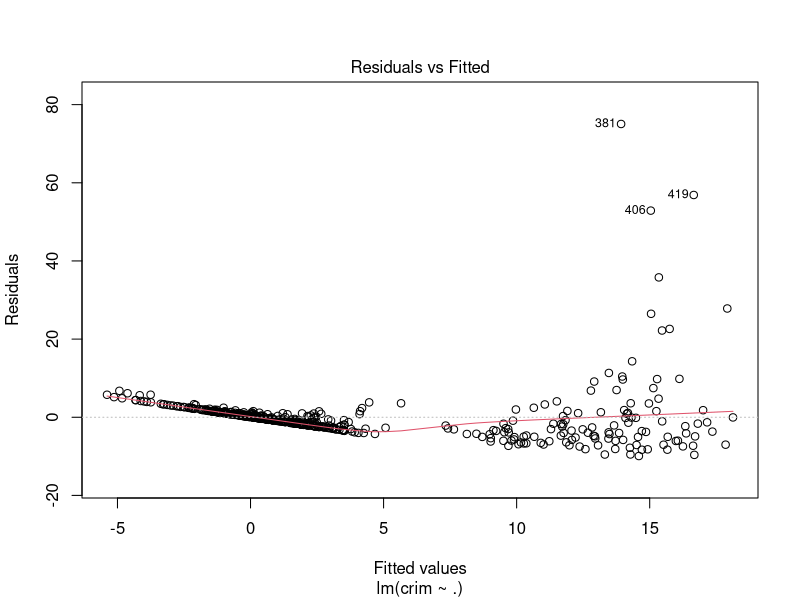
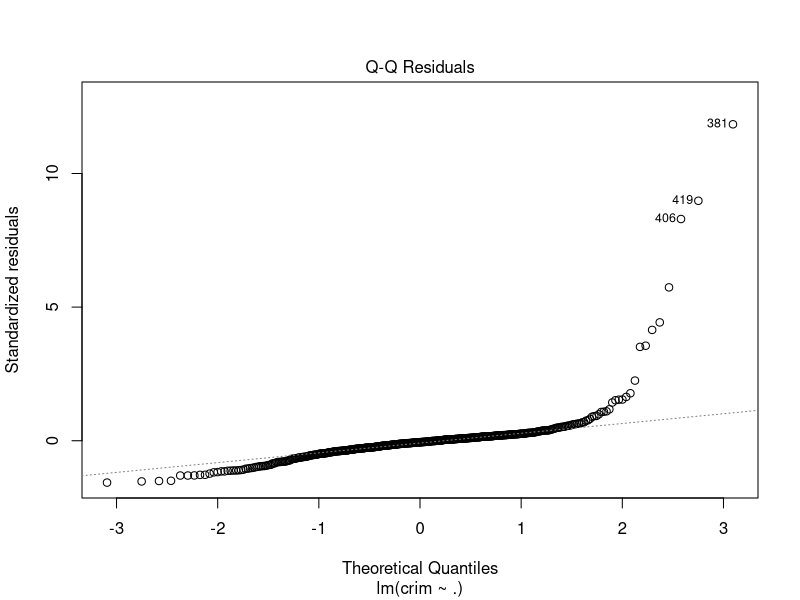
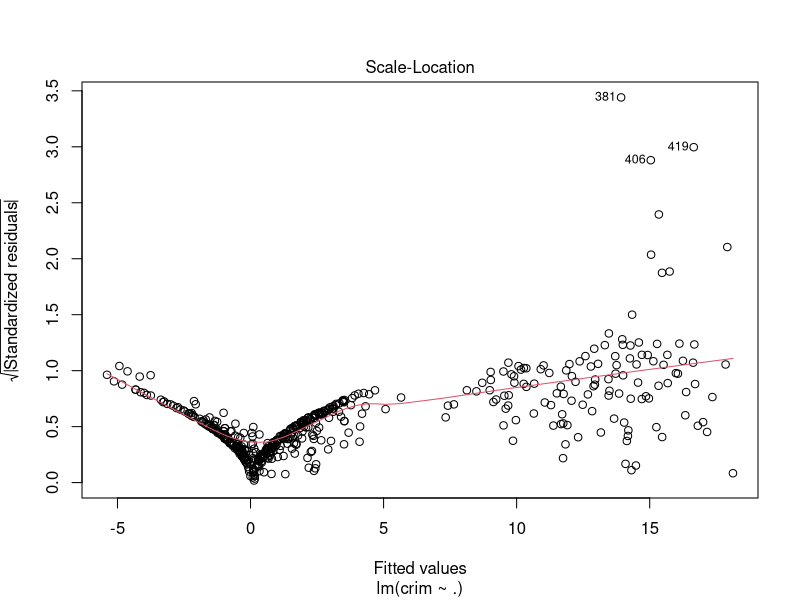
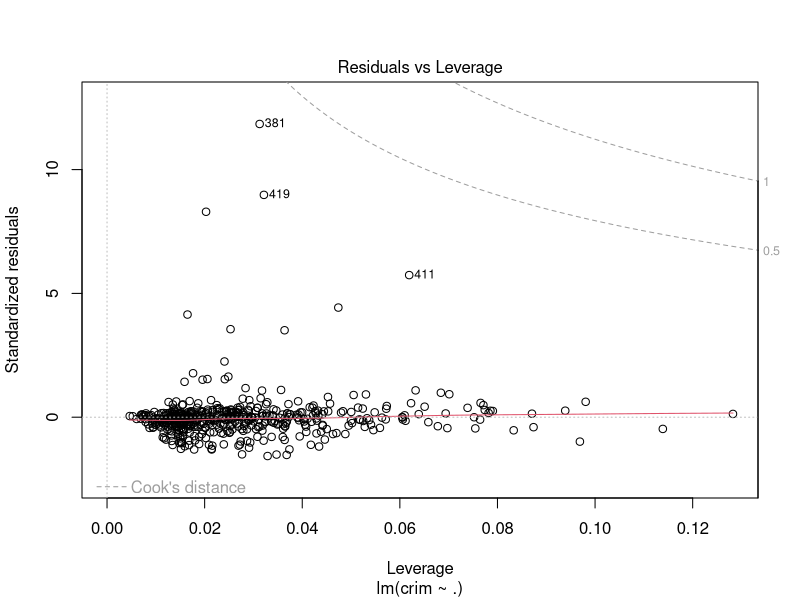
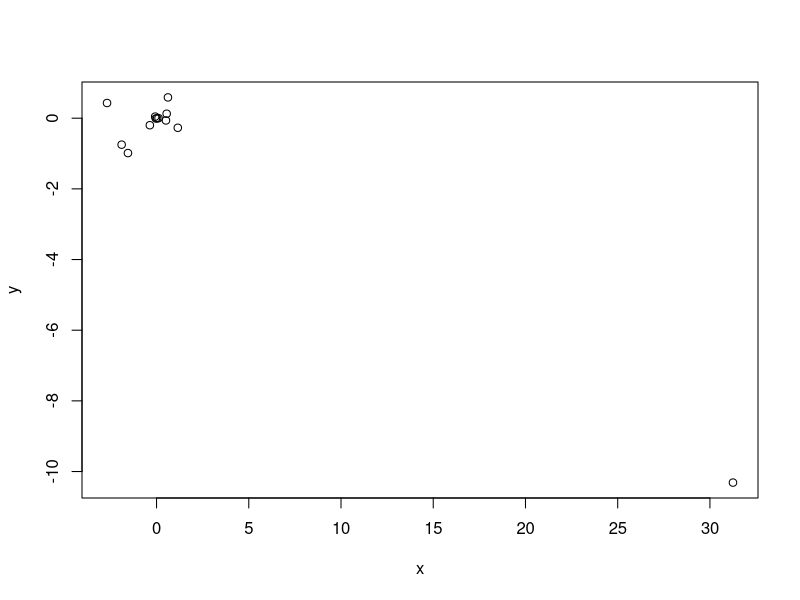

Write the R code that produced these figures, in order.
library (MASS)

summary(Boston)

attach(Boston)

#--------------------------------------------------Part (a)----------------------------------------------------------------------------#

#statistical significance is denoted by the p-value. P value disproves the null hypothesis, that means for a p value higher than 0.05, 
#it indicates that the variable does not have statistical significance

lm.zn = lm(crim~zn)
summary(lm.zn) # statistically significant
lm.indus = lm(crim~indus)
summary(lm.indus) # statistically significant
lm.chas = lm(crim~chas) 
summary(lm.chas) # Very high p-value,0.2, which is greater than 0.05. 
lm.nox = lm(crim~nox)
summary(lm.nox) # statistically significant
lm.rm = lm(crim~rm)
summary(lm.rm) # statistically significant
lm.age = lm(crim~age)
summary(lm.age) # statistically significant
lm.dis = lm(crim~dis)
summary(lm.dis) # statistically significant
lm.rad = lm(crim~rad)
summary(lm.rad) # statistically significant
lm.tax = lm(crim~tax)
summary(lm.tax) # statistically significant
lm.ptratio = lm(crim~ptratio)
summary(lm.ptratio) # statistically significant
lm.black = lm(crim~black)
summary(lm.black) # statistically significant
lm.lstat = lm(crim~lstat)
summary(lm.lstat) # statistically significant
lm.medv = lm(crim~medv)
summary(lm.medv) # statistically significant

#plot(lm.chas)
#plot(lm.zn)
#plot(lm.nox)
#plot(lm.rm)
#plot(lm.dis)
#plot(lm.rad)
#plot(lm.tax)
#plot(lm.ptratio)
#plot(lm.lstat)
#plot(lm.medv)

#--------------------------------------------------Part (b)----------------------------------------------------------------------------#

lm.multi= lm(crim~., data=Boston)
summary(lm.multi)
plot(lm.multi)

#zn, dis, rad, black and medv have Pr(>|t|) values less than 0.05, hence we can reject null hypothesis for these predictors

#--------------------------------------------------Part (c)----------------------------------------------------------------------------#
#how do your results from a compare to b? One is uni variate regression and the other is Multivariate regression. 
x = c(coefficients(lm.zn)[2],
      coefficients(lm.indus)[2],
      coefficients(lm.chas)[2],
      coefficients(lm.nox)[2],
      coefficients(lm.rm)[2],
      coefficients(lm.age)[2],
      coefficients(lm.dis)[2],
      coefficients(lm.rad)[2],
      coefficients(lm.tax)[2],
      coefficients(lm.ptratio)[2],
      coefficients(lm.black)[2],
      coefficients(lm.lstat)[2],
      coefficients(lm.medv)[2])
y = coefficients(lm.multi)[2:14]
plot(x, y)

#the coefficient estimate of nox is -10 in multivariate regression and 31 in uni variate regression. If we remove nox from set of variables in multivariate analysis, the effect of other variables would be the same for their respective univariate regressions. 


#--------------------------------------------------Part (d)----------------------------------------------------------------------------#


lm.zn2 = lm(crim~poly(zn,3))
summary(lm.zn2) 
#Pr(>|t|) value of  coeff of cubic variable is greater than 0.05, therefore this is not statistically significant ,hence no non-linear effect

lm.indus2 = lm(crim~poly(indus,3))
summary(lm.indus2)
#all Pr(>|t|) value of all coefficients is below 0.05, this indicates adequacy of cubic fit,therefore non-linear relationship is observed


#lm.chas2 = lm(crim~poly(chas,3))
#summary(lm.chas2)
#lm of chas gives error because this is a qualitative predictor, as it only has 2 values 0 and 1. The error states the degree must be less than number of unique points

lm.nox2 = lm(crim~poly(nox,3))
summary(lm.nox2)
#all Pr(>|t|) value of all coefficients is below 0.05, this indicates adequacy of cubic fit,therefore non-linear relationship is observed



lm.rm2 = lm(crim~poly(rm,3))
summary(lm.rm2)
#Pr(>|t|) value of  coeff of cubic variable is greater than 0.05, therefore this is not statistically significant,hence no non-linear effect


lm.age2 = lm(crim~poly(age,3))
summary(lm.age2)
#all Pr(>|t|) value of all coefficients is below 0.05, this indicates adequacy of cubic fit,therefore non-linear relationship is observed


lm.dis2 = lm(crim~poly(dis,3))
summary(lm.dis2) 
#all Pr(>|t|) value of all coefficients is below 0.05, this indicates adequacy of cubic fit, therefore non-linear relationship is observed


lm.rad2 = lm(crim~poly(rad,3))
summary(lm.rad2) 
#Pr(>|t|) value of  coeff of cubic variable is greater than 0.05, therefore this is not statistically significant,hence no non-linear effect


lm.tax2 = lm(crim~poly(tax,3))
summary(lm.tax2)
#Pr(>|t|) value of  coeff of cubic variable is greater than 0.05, therefore this is not statistically significant ,hence no non-linear effect

lm.ptratio2 = lm(crim~poly(ptratio,3))
summary(lm.ptratio2)
#all Pr(>|t|) value of all coefficients is below 0.05, this indicates adequacy of cubic fit, therefore non-linear relationship is observed


lm.black2 = lm(crim~poly(black,3))
summary(lm.black2)
#2 Pr(>|t|) values of quadratic and cubic coefficients is above 0.05, therefore no linear relationship is observed

lm.lstat2 = lm(crim~poly(lstat,3))
summary(lm.lstat2)
#Pr(>|t|) value of  coeff of cubic variable is greater than 0.05, therefore this is not statistically significant ,hence no non-linear effect



lm.medv2 = lm(crim~poly(medv,3))
summary(lm.medv2)
#all Pr(>|t|) value of all coefficients is below 0.05, this indicates adequacy of cubic fit, therefore non-linear relationship is observed

